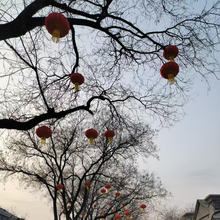
%> input picture example/example0/OriginalPic.png, 220 x 220 px, shrunk from 1200 x 1200 before the run
$ octave main_V3.m   (GNU Octave 9; MATLAB toolbox functions it lacks are replaced by stand-ins)
%> lines starting %> are read from the running program, lines starting %| are printed output that depends on the picture
### HoGVariety.m
function [GI,Angle,Amplititude] = HoGVariety(Img,bin)

[row,col,channel] = size(Img);
vector = zeros(channel,bin);

for k = 1:channel

    img = double(Img(:,:,k))/255.0;

    Amplititude = zeros(row-1,col-1);
    Angle = Amplititude;


    for i = 2:row - 1   %sobel边缘检测
        for j = 2:col - 1

            Gx = (img(i+1,j-1) + 2*img(i+1,j) + img(i+1,j+1)) - (img(i-1,j-1) + 2*img(i-1,j) + img(i-1,j+1)); %Horizontal Direction
            Gy = (img(i-1,j+1) + 2*img(i,j+1) + img(i+1,j+1)) - (img(i-1,j-1) + 2*img(i,j-1) + img(i+1,j-1)); %Vertical Direction
            Amplititude(i,j) = sqrt(Gx^2 + Gy^2);
            Angle(i,j) = abs(atan2(Gy,Gx));

            if Angle(i,j)<0
                Angle(i,j) =  Angle(i,j)+pi;
            end

            bin_num = floor(Angle(i,j)/pi*bin);

            if  bin_num == bin
                vector(k,1) = vector(k,1)+Amplititude(i,j);
            else
                vector(k,bin_num+1) = vector(k,bin_num+1)+Amplititude(i,j);
            end

        end
    end

end
vector = mean(vector,1);
GI = sum(vector/row/col);

### main_V3_function_patch.m
%% cascated image
function [O,T_Average,NEW] = main_V3_function_patch(path,Pic_num,ori)

[row, col,channel] = size(ori);
O = zeros(row,col,channel);
T_Average = zeros(row,col,channel);
NEW = zeros(row,col,channel);

for k = 1:channel

    sigma = 7;
    len = 21;  %odd number;
    omega = 2*pi/(len+1);
    modify_cos_line = cos(omega*(0:len-1)).*exp(-((0:len-1)-len/2).^2/sigma.^2);
    modify_sin_line = sin(omega*(0:len-1)).*exp(-((0:len-1)-len/2).^2/sigma.^2);

    modify_cos_patch = zeros(len,len);
    modify_sin_patch =  zeros(len,len);

    for i = 1:len
        modify_cos_patch(i,:) = modify_cos_line;
        modify_sin_patch(i,:) = modify_sin_line;
    end

    NV = zeros(row,col,Pic_num-1);
    Diff = zeros(row,col,Pic_num-1);

    for z = 1:Pic_num-1 %1:Pic_num-1

        z

        name = [int2str(z),'.jpg'];%.jpg png
        L = double(imread([path,name]));
        L = L(:,:,k);

        name = [int2str(z+1),'.jpg'];%.jpg
        R = double(imread([path,name]));
        R = R(:,:,k);

        clear name;

        for i = 1:row
            for j  = 1:col

                if(i<floor(len/2)+1)

                    if(j<floor(len/2)+1)   %max_j = 25
                        I1_sin = L(1:i+floor(len/2),1:j+floor(len/2)).*modify_sin_patch(1:floor(len/2)+i,floor(len/2)+2-j:2*floor(len/2)+1);     %floor(len/2)+j
                        I1_cos = L(1:i+floor(len/2),1:j+floor(len/2)).*modify_cos_patch(1:floor(len/2)+i,floor(len/2)+2-j:2*floor(len/2)+1);   %floor(len/2)+j
                        I2_sin = R(1:i+floor(len/2),1:j+floor(len/2)).*modify_sin_patch(1:floor(len/2)+i,floor(len/2)+2-j:2*floor(len/2)+1);
                        I2_cos = R(1:i+floor(len/2),1:j+floor(len/2)).*modify_cos_patch(1:floor(len/2)+i,floor(len/2)+2-j:2*floor(len/2)+1);
                    elseif (j>col-floor(len/2))
                        I1_sin = L(1:i+floor(len/2), j-floor(len/2):col).*modify_sin_patch(1:i+floor(len/2),1:floor(len/2)+col-j+1 );
                        I1_cos = L(1:i+floor(len/2),j-floor(len/2):col).*modify_cos_patch(1:i+floor(len/2),1:floor(len/2)+col-j+1 );
                        I2_sin = R(1:i+floor(len/2), j-floor(len/2):col).*modify_sin_patch(1:i+floor(len/2),1:floor(len/2)+col-j+1 );
                        I2_cos = R(1:i+floor(len/2),j-floor(len/2):col).*modify_cos_patch(1:i+floor(len/2),1:floor(len/2)+col-j+1 );
                    else
                        I1_sin = L(1:i+floor(len/2),j-floor(len/2):j+floor(len/2)).*modify_sin_patch(1:i+floor(len/2),:);
                        I1_cos = L(1:i+floor(len/2),j-floor(len/2):j+floor(len/2)).*modify_cos_patch(1:i+floor(len/2),:);
                        I2_sin = R(1:i+floor(len/2),j-floor(len/2):j+floor(len/2)).*modify_sin_patch(1:i+floor(len/2),:);
                        I2_cos = R(1:i+floor(len/2),j-floor(len/2):j+floor(len/2)).*modify_cos_patch(1:i+floor(len/2),:);
                    end

                elseif(i>row-floor(len/2))

                    if(j<floor(len/2)+1)   %max_j = 25
                        I1_sin = L(1:floor(len/2)+row-i+1,1:j+floor(len/2)).*modify_sin_patch(1:floor(len/2)+row-i+1,floor(len/2)+2-j:2*floor(len/2)+1);     %floor(len/2)+j
                        I1_cos = L(1:floor(len/2)+row-i+1,1:j+floor(len/2)).*modify_cos_patch(1:floor(len/2)+row-i+1,floor(len/2)+2-j:2*floor(len/2)+1);   %floor(len/2)+j
                        I2_sin = R(1:floor(len/2)+row-i+1,1:j+floor(len/2)).*modify_sin_patch(1:floor(len/2)+row-i+1,floor(len/2)+2-j:2*floor(len/2)+1);
                        I2_cos = R(1:floor(len/2)+row-i+1,1:j+floor(len/2)).*modify_cos_patch(1:floor(len/2)+row-i+1,floor(len/2)+2-j:2*floor(len/2)+1);
                    elseif (j>col-floor(len/2))
                        I1_sin = L(1:floor(len/2)+row-i+1, j-floor(len/2):col).*modify_sin_patch(1:floor(len/2)+row-i+1,1:floor(len/2)+col-j+1 );
                        I1_cos = L(1:floor(len/2)+row-i+1,j-floor(len/2):col).*modify_cos_patch(1:floor(len/2)+row-i+1,1:floor(len/2)+col-j+1 );
                        I2_sin = R(1:floor(len/2)+row-i+1, j-floor(len/2):col).*modify_sin_patch(1:floor(len/2)+row-i+1,1:floor(len/2)+col-j+1 );
                        I2_cos = R(1:floor(len/2)+row-i+1,j-floor(len/2):col).*modify_cos_patch(1:floor(len/2)+row-i+1,1:floor(len/2)+col-j+1 );
                    else
                        I1_sin = L(1:floor(len/2)+row-i+1,j-floor(len/2):j+floor(len/2)).*modify_sin_patch(1:floor(len/2)+row-i+1,:);
                        I1_cos = L(1:floor(len/2)+row-i+1,j-floor(len/2):j+floor(len/2)).*modify_cos_patch(1:floor(len/2)+row-i+1,:);
                        I2_sin = R(1:floor(len/2)+row-i+1,j-floor(len/2):j+floor(len/2)).*modify_sin_patch(1:floor(len/2)+row-i+1,:);
                        I2_cos = R(1:floor(len/2)+row-i+1,j-floor(len/2):j+floor(len/2)).*modify_cos_patch(1:floor(len/2)+row-i+1,:);
                    end

                else

                    if(j<floor(len/2)+1)   %max_j = 25
                        I1_sin = L(i-floor(len/2):i+floor(len/2),1:j+floor(len/2)).*modify_sin_patch(:,floor(len/2)+2-j:2*floor(len/2)+1);     %floor(len/2)+j
                        I1_cos = L(i-floor(len/2):i+floor(len/2),1:j+floor(len/2)).*modify_cos_patch(:,floor(len/2)+2-j:2*floor(len/2)+1);   %floor(len/2)+j
                        I2_sin = R(i-floor(len/2):i+floor(len/2),1:j+floor(len/2)).*modify_sin_patch(:,floor(len/2)+2-j:2*floor(len/2)+1);
                        I2_cos = R(i-floor(len/2):i+floor(len/2),1:j+floor(len/2)).*modify_cos_patch(:,floor(len/2)+2-j:2*floor(len/2)+1);
                    elseif (j>col-floor(len/2))
                        I1_sin = L(i-floor(len/2):i+floor(len/2), j-floor(len/2):col).*modify_sin_patch(:,1:floor(len/2)+col-j+1 );
                        I1_cos = L(i-floor(len/2):i+floor(len/2),j-floor(len/2):col).*modify_cos_patch(:,1:floor(len/2)+col-j+1 );
                        I2_sin = R(i-floor(len/2):i+floor(len/2), j-floor(len/2):col).*modify_sin_patch(:,1:floor(len/2)+col-j+1 );
                        I2_cos = R(i-floor(len/2):i+floor(len/2),j-floor(len/2):col).*modify_cos_patch(:,1:floor(len/2)+col-j+1 );
                    else
                        I1_sin = L(i-floor(len/2):i+floor(len/2),j-floor(len/2):j+floor(len/2)).*modify_sin_patch(:,:);
                        I1_cos = L(i-floor(len/2):i+floor(len/2),j-floor(len/2):j+floor(len/2)).*modify_cos_patch(:,:);
                        I2_sin = R(i-floor(len/2):i+floor(len/2),j-floor(len/2):j+floor(len/2)).*modify_sin_patch(:,:);
                        I2_cos = R(i-floor(len/2):i+floor(len/2),j-floor(len/2):j+floor(len/2)).*modify_cos_patch(:,:);
                    end

                end

                I1_sinfft = fft2(I1_sin);
                I2_sinfft = fft2(I2_sin);
                I1_cosfft = fft2(I1_cos);
                I2_cosfft = fft2(I2_cos);

                atanI_Sin = atan2(imag(I1_sinfft-I2_sinfft),real(I1_sinfft-I2_sinfft));
                atanI_Cos = atan2(imag(I1_cosfft-I2_cosfft),real(I1_cos-I2_cosfft));

                theta = mean(mean(atanI_Cos))/2+mean(mean(atanI_Sin))/2;

                %NewH(i,j) = sqrt( 1*L(i,j).^2 + 1*R(i,j).^2+2*cos(mean(theta)).*(L(i,j)*R(i,j)) )/sqrt(4);
                NewH_cos(i,j) = sqrt(abs(cos(mean(theta))).*(L(i,j)*R(i,j)));


            end
        end


        %aug0 = find( abs(NewV_cos/2+NewH_cos/2-(L/2+R/2))>1 );
        %NewV_cos(aug0) = 0;
        NV(:,:,z) = NewH_cos;
        Diff(:,:,z)  = NewH_cos-L/2-R/2;
    end


    T_average = zeros(row,col);
    for i = 1:Pic_num %1:Pic_num
        name = [int2str(i),'.jpg'];%.jpg
        I = double(imread([path,name]));
        I = I(:,:,k);
        T_average = T_average + I;
    end
    T_average  = T_average/Pic_num;

    Diff1 = Diff;
    NV1 = NV;
    for i = 1:Pic_num-1 %1:Pic_num-1
        aug0 = Diff1(:,:,i);
        aug1 = find(abs(aug0)>1);
        aug2 = NV1(:,:,i);
        aug2(aug1) = 0;
        NV1(:,:,i) = aug2;
    end

    New = zeros(row,col);
    for i = 1:row
        for j = 1:col
            aug0 = find(NV1(i,j,:)==0);
            if length(aug0) == Pic_num-1
                continue;
            end
            coff = Pic_num-1-length(aug0);
            New(i,j) = sum(NV1(i,j,:))/coff;
        end
    end
    aug0 = find(New ==0 );
    New(aug0)  = T_average(aug0);

    o = New-T_average;

    O(:,:,k) = o;
    NEW(:,:,k) = New;
    T_Average(:,:,k) = T_average;

end

### main_V3.m
clc;clear
for ii = 0 : 8

path = ['..\',num2str(ii),'\'];
ori = imread([path,'OriginalPic.png']) ;
%> ori is the input picture: size 220x220x3 uint8; mean R, G, B 148.9, 149, 150.8
% ori = imread([path,'1.jpg']) ;

%% GI is a index to measure the complexity of the scene.
%% Generally speaking, a good improvement would be obtained if GI>0.45
[GI,~,~] = HoGVariety(ori,18);
%> the loop in HoGVariety, `for k = 1:channel` made 3 passes
%> pass 1, in HoGVariety, `img = double(Img(:,:,k))/255.0;`:
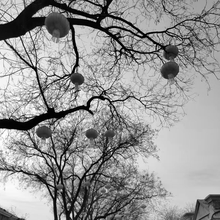
%> img: size 220x220 double; min 0, max 1, mean 0.584
%> pass 2, in HoGVariety, `img = double(Img(:,:,k))/255.0;`:
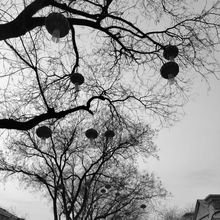
%> img: size 220x220 double; min 0, max 1, mean 0.584; mean of the top-left, top-right, bottom-left and bottom-right quarters 0.571, 0.613, 0.506, 0.648
%> pass 3, in HoGVariety, `img = double(Img(:,:,k))/255.0;`:
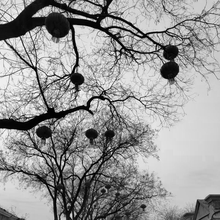
%> img: size 220x220 double; min 0, max 1, mean 0.592
%> after the loop in HoGVariety, `for k = 1:channel`:
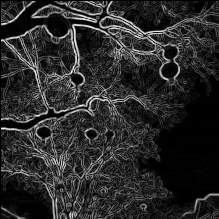
%> Amplititude: size 219x219 double; min 0, max 3.87, mean 0.641; drawn with min black and max white
%> after the loop in HoGVariety, `for k = 1:channel`:
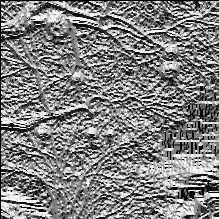
%> Angle: size 219x219 double; min 0, max 3.14, mean 1.58; drawn with min black and max white
%> after the loop in HoGVariety, `for k = 1:channel`: vector = 18 columns, first 8: [1935.3 1865.3 1810.1 1629.8 1535.8 1485.5 1499.4 1653.6; 1919.8 1923.9 1793.2 1645.6 1558.3 1484.7 1521.8 1657.8; 1873.3 1920.6 1758.3 1667.8 1581.4 1500 1537.7 1673.9]
%> in HoGVariety, `vector = mean(vector,1);`: vector = 18 values, max 2063.6 at index 18, min 1446.1 at index 13, mean 1699.6
%> in HoGVariety, `GI = sum(vector/row/col);`: GI = 0.632
%> GI = 0.632
disp(GI);
%| 0.6321
Pic_num = 40;
[feature,average,New] = main_V3_function_patch(path,Pic_num,ori(:,:,:));
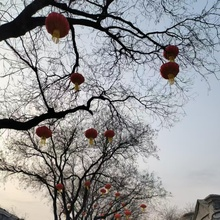
%> input picture example/example0/1.jpg, 220 x 220 px, shrunk from 1200 x 1200 before the run
%> in main_V3_function_patch, `L = L(:,:,k);`:
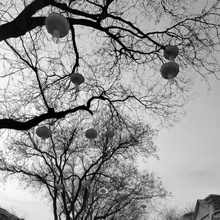
%> L: size 220x220 double; min 0, max 255, mean 149
%> the run ends on the next line
